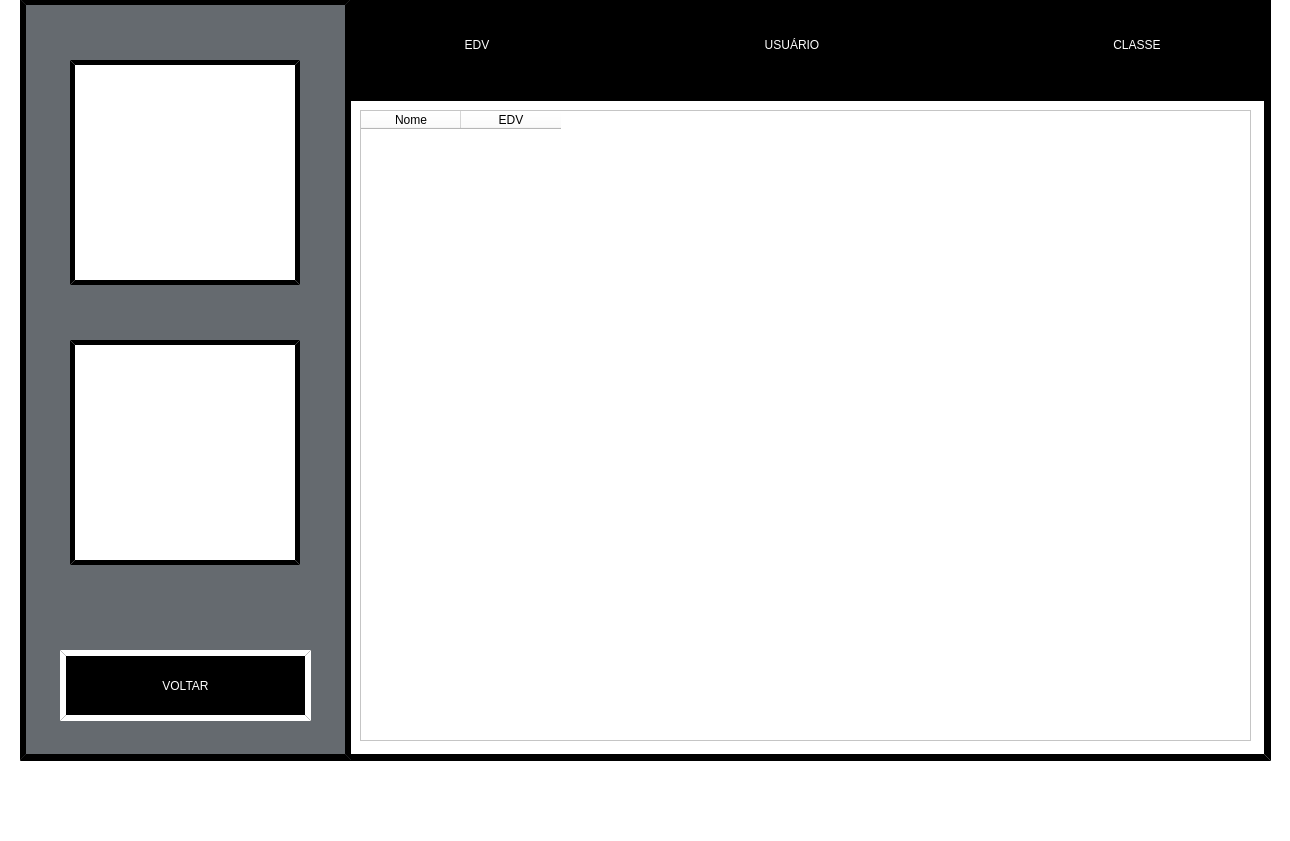
<?xml version="1.0" encoding="UTF-8"?>
<ui version="4.0">
 <class>cadastros_menu</class>
 <widget class="QMainWindow" name="cadastros_menu">
  <property name="geometry">
   <rect>
    <x>0</x>
    <y>0</y>
    <width>1290</width>
    <height>841</height>
   </rect>
  </property>
  <property name="minimumSize">
   <size>
    <width>1290</width>
    <height>841</height>
   </size>
  </property>
  <property name="maximumSize">
   <size>
    <width>1290</width>
    <height>841</height>
   </size>
  </property>
  <property name="windowTitle">
   <string>MainWindow</string>
  </property>
  <property name="styleSheet">
   <string notr="true">background-color: rgb(255, 255, 255);</string>
  </property>
  <property name="animated">
   <bool>true</bool>
  </property>
  <widget class="QWidget" name="centralwidget">
   <widget class="QLabel" name="Label_Borda">
    <property name="geometry">
     <rect>
      <x>0</x>
      <y>783</y>
      <width>1290</width>
      <height>18</height>
     </rect>
    </property>
    <property name="text">
     <string/>
    </property>
    <property name="pixmap">
     <pixmap>Imagens/Borda.png</pixmap>
    </property>
    <property name="scaledContents">
     <bool>true</bool>
    </property>
   </widget>
   <widget class="QLabel" name="label_fundo">
    <property name="geometry">
     <rect>
      <x>20</x>
      <y>0</y>
      <width>1251</width>
      <height>761</height>
     </rect>
    </property>
    <property name="font">
     <font>
      <family>Bosch Sans Bold</family>
      <pointsize>65</pointsize>
      <weight>50</weight>
      <italic>false</italic>
      <bold>false</bold>
     </font>
    </property>
    <property name="styleSheet">
     <string notr="true">border-style: outset;
border-color: rgb(0, 0, 0);
border-width:7px;
border-radius: 0px;
background-color: rgb(255, 255, 255);</string>
    </property>
    <property name="text">
     <string/>
    </property>
   </widget>
   <widget class="QLabel" name="label_preto">
    <property name="geometry">
     <rect>
      <x>350</x>
      <y>0</y>
      <width>921</width>
      <height>101</height>
     </rect>
    </property>
    <property name="styleSheet">
     <string notr="true">border-style: outset;
border-color: rgb(0, 0, 0);
border-width:6px;


font: 75 35pt &quot;Bosch Sans Bold&quot;;
background-color: rgb(0,0,0);</string>
    </property>
    <property name="text">
     <string>&lt;html&gt;&lt;head/&gt;&lt;body&gt;&lt;p align=&quot;center&quot;&gt;&lt;br/&gt;&lt;/p&gt;&lt;/body&gt;&lt;/html&gt;</string>
    </property>
   </widget>
   <widget class="QLabel" name="label_fundo_cinza">
    <property name="geometry">
     <rect>
      <x>20</x>
      <y>-1</y>
      <width>331</width>
      <height>761</height>
     </rect>
    </property>
    <property name="styleSheet">
     <string notr="true">border-style: outset;
border-color: rgb(0, 0, 0);
border-width:6px;
background-color: rgb(101, 106, 111);

font: 75 80pt &quot;Bosch Sans Bold&quot;;
</string>
    </property>
    <property name="text">
     <string/>
    </property>
    <property name="scaledContents">
     <bool>true</bool>
    </property>
   </widget>
   <widget class="QPushButton" name="botao_adicionar">
    <property name="geometry">
     <rect>
      <x>70</x>
      <y>60</y>
      <width>230</width>
      <height>225</height>
     </rect>
    </property>
    <property name="styleSheet">
     <string notr="true">border-style: outset;
border-color: rgb(0, 0, 0);
border-width:5px;
font: 75 65pt &quot;Bosch Sans Bold&quot;;
border-radius: 0px;
background-color: rgb(255, 255, 255);</string>
    </property>
    <property name="text">
     <string/>
    </property>
    <property name="icon">
     <iconset>
      <normaloff>imagens/Adicionar.png</normaloff>imagens/Adicionar.png</iconset>
    </property>
    <property name="iconSize">
     <size>
      <width>220</width>
      <height>217</height>
     </size>
    </property>
   </widget>
   <widget class="QPushButton" name="botao_editar">
    <property name="geometry">
     <rect>
      <x>70</x>
      <y>340</y>
      <width>230</width>
      <height>225</height>
     </rect>
    </property>
    <property name="styleSheet">
     <string notr="true">border-style: outset;
border-color: rgb(0, 0, 0);
border-width:5px;
font: 75 65pt &quot;Bosch Sans Bold&quot;;
border-radius: 0px;
background-color: rgb(255, 255, 255);</string>
    </property>
    <property name="text">
     <string/>
    </property>
    <property name="icon">
     <iconset>
      <normaloff>imagens/Editar.png</normaloff>imagens/Editar.png</iconset>
    </property>
    <property name="iconSize">
     <size>
      <width>220</width>
      <height>217</height>
     </size>
    </property>
    <property name="shortcut">
     <string/>
    </property>
   </widget>
   <widget class="QLabel" name="label_edv">
    <property name="geometry">
     <rect>
      <x>360</x>
      <y>10</y>
      <width>231</width>
      <height>71</height>
     </rect>
    </property>
    <property name="styleSheet">
     <string notr="true">border-style: inside;
border-color: rgb(255, 255, 255);
border-width:6px;


font: 75 35pt &quot;Bosch Sans Bold&quot;;
background-color: rgb(0,0,0);</string>
    </property>
    <property name="text">
     <string>&lt;html&gt;&lt;head/&gt;&lt;body&gt;&lt;p align=&quot;center&quot;&gt;&lt;span style=&quot; color:#ffffff;&quot;&gt;EDV&lt;/span&gt;&lt;/p&gt;&lt;/body&gt;&lt;/html&gt;</string>
    </property>
   </widget>
   <widget class="QLabel" name="label_usuario">
    <property name="geometry">
     <rect>
      <x>660</x>
      <y>10</y>
      <width>261</width>
      <height>71</height>
     </rect>
    </property>
    <property name="styleSheet">
     <string notr="true">border-style: inside;
border-color: rgb(255, 255, 255);
border-width:6px;


font: 75 35pt &quot;Bosch Sans Bold&quot;;
background-color: rgb(0,0,0);</string>
    </property>
    <property name="text">
     <string>&lt;html&gt;&lt;head/&gt;&lt;body&gt;&lt;p align=&quot;center&quot;&gt;&lt;span style=&quot; color:#ffffff;&quot;&gt;USUÁRIO&lt;/span&gt;&lt;/p&gt;&lt;/body&gt;&lt;/html&gt;</string>
    </property>
   </widget>
   <widget class="QLabel" name="label_classe">
    <property name="geometry">
     <rect>
      <x>1020</x>
      <y>10</y>
      <width>231</width>
      <height>71</height>
     </rect>
    </property>
    <property name="styleSheet">
     <string notr="true">border-style: inside;
border-color: rgb(255, 255, 255);
border-width:6px;


font: 75 35pt &quot;Bosch Sans Bold&quot;;
background-color: rgb(0,0,0);</string>
    </property>
    <property name="text">
     <string>&lt;html&gt;&lt;head/&gt;&lt;body&gt;&lt;p align=&quot;center&quot;&gt;&lt;span style=&quot; color:#ffffff;&quot;&gt;CLASSE&lt;/span&gt;&lt;/p&gt;&lt;/body&gt;&lt;/html&gt;</string>
    </property>
   </widget>
   <widget class="QPushButton" name="botao_voltar">
    <property name="geometry">
     <rect>
      <x>60</x>
      <y>650</y>
      <width>251</width>
      <height>71</height>
     </rect>
    </property>
    <property name="whatsThis">
     <string>&lt;html&gt;&lt;head/&gt;&lt;body&gt;&lt;p&gt;&lt;span style=&quot; color:#ffffff;&quot;&gt;OI&lt;/span&gt;&lt;/p&gt;&lt;/body&gt;&lt;/html&gt;</string>
    </property>
    <property name="styleSheet">
     <string notr="true">border-style: outset;
color: rgb(255, 255, 255);
border-color: rgb(255, 255, 255);
border-width:6px;


font: 75 35pt &quot;Bosch Sans Bold&quot;;
background-color: rgb(0,0,0);</string>
    </property>
    <property name="text">
     <string>VOLTAR</string>
    </property>
   </widget>
   <widget class="QTableWidget" name="tabela">
    <property name="geometry">
     <rect>
      <x>360</x>
      <y>110</y>
      <width>891</width>
      <height>631</height>
     </rect>
    </property>
    <property name="styleSheet">
     <string notr="true">font: 75 20pt &quot;Bosch Sans Bold&quot;;</string>
    </property>
    <column>
     <property name="text">
      <string>Nome</string>
     </property>
    </column>
    <column>
     <property name="text">
      <string>EDV</string>
     </property>
    </column>
   </widget>
  </widget>
  <widget class="QMenuBar" name="menubar">
   <property name="geometry">
    <rect>
     <x>0</x>
     <y>0</y>
     <width>1290</width>
     <height>21</height>
    </rect>
   </property>
  </widget>
  <widget class="QStatusBar" name="statusbar"/>
 </widget>
 <resources/>
 <connections/>
</ui>
